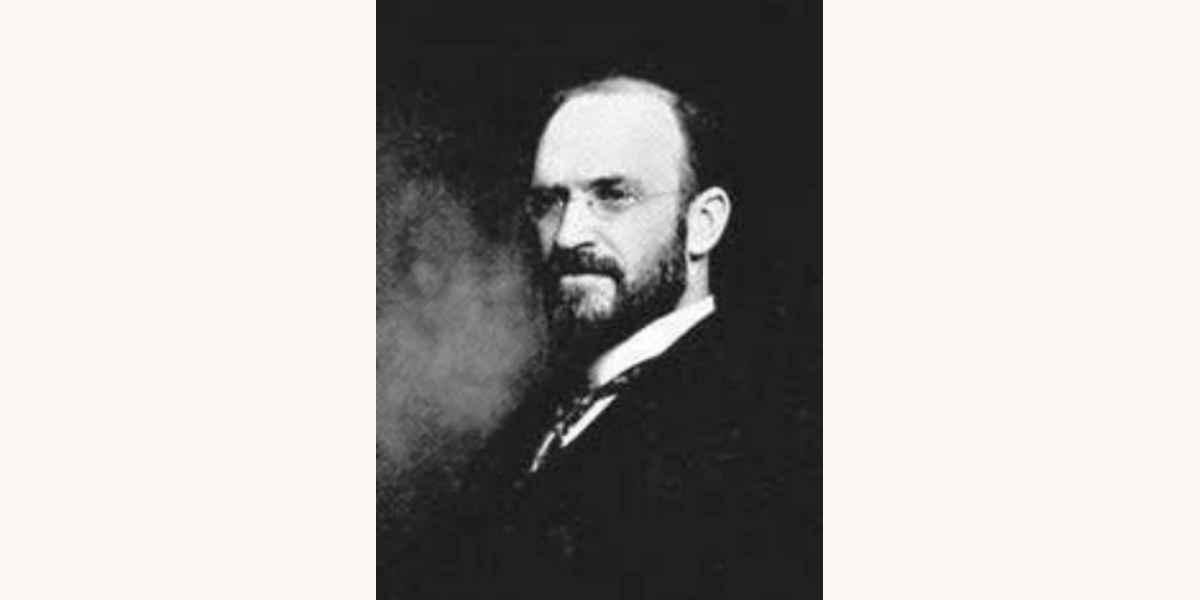
#> input picture emi-college/cdi-fonctionnement/build/media/melvil-dewey.jpg, 1200 x 600 px
$ python -i cinema-bg.py   (imports and definitions only)
#> lines starting #> are read from the running program, lines starting #| are printed output that depends on the picture
#> in plan, im is the input picture: PIL image 1200x600 RGB; mean R, G, B 180.7, 178.9, 175.7
# Fabrique les fonds « cinéma » : photo recadrée en 16:9, assombrie en dégradé du côté
# du texte, teintée, avec le titre en grand (Bebas Neue) et un surtitre (Inter).
# Usage : python3 bg.py  (lit plans.json, écrit media/*.jpg)
import json, sys
from PIL import Image, ImageDraw, ImageFont, ImageEnhance, ImageFilter

W, H = 1600, 900
FONTS = 'fonts'

def cover(im, w, h, fx=0.5, fy=0.5):
#> called with w = 1600, h = 900, fx = 0.5, fy = 0.5
    r = max(w / im.width, h / im.height)
#> r = 1.5
    im = im.resize((round(im.width * r), round(im.height * r)), Image.LANCZOS)
#> im: PIL image 1800x900 RGB
    x = round((im.width - w) * fx); y = round((im.height - h) * fy)
#> after `x = round((im.width - w) * fx)`: x = 100
#> after `y = round((im.height - h) * fy)`: y = 0
    return im.crop((x, y, x + w, y + h))
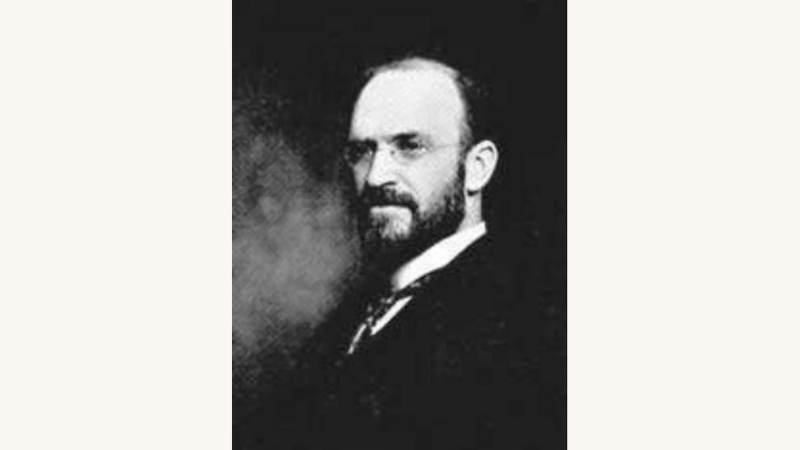
#> returned value: PIL image 1600x900 RGB (shown at 1/2 size); mean R, G, B 172.1, 170.3, 167.4

def hexrgb(h):
    return tuple(int(h[i:i + 2], 16) for i in (0, 2, 4))

def plan(src, out, title='', kicker='', accent='e67e22', side='left', fx=0.5, fy=0.5, dark=0.85, blur=0, gray=False):
    im = Image.open(src).convert('RGB')
    im = cover(im, W, H, fx, fy)
    if gray:
        im = ImageEnhance.Color(im).enhance(0.15)
    if blur:
        im = im.filter(ImageFilter.GaussianBlur(blur))
    im = ImageEnhance.Contrast(im).enhance(1.08)
#> im: PIL image 1600x900 RGB
    # dégradé sombre : opaque côté texte, transparent de l'autre
    night = Image.new('RGB', (W, H), (8, 12, 30))
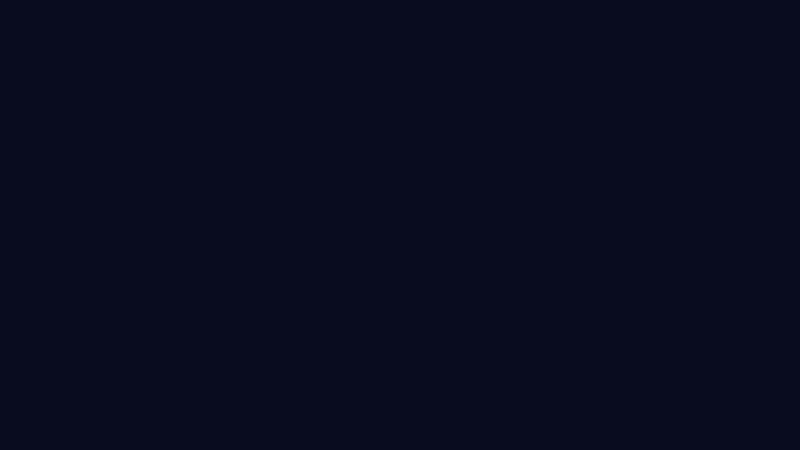
#> night: PIL image 1600x900 RGB (shown at 1/2 size); mean R, G, B 8, 12, 30
    mask = Image.new('L', (W, H))
#> mask: PIL image 1600x900 L; every value is 0
    md = ImageDraw.Draw(mask)
    for x in range(W):
        t = x / W if side == 'right' else 1 - x / W
        if side == 'full':
            t = 1
        a = max(0.0, min(1.0, (t - 0.15) / 0.55)) * dark
        md.line([(x, 0), (x, H)], fill=round(255 * (0.25 + 0.75 * a) if side != 'none' else 0))
    im = Image.composite(night, im, mask)
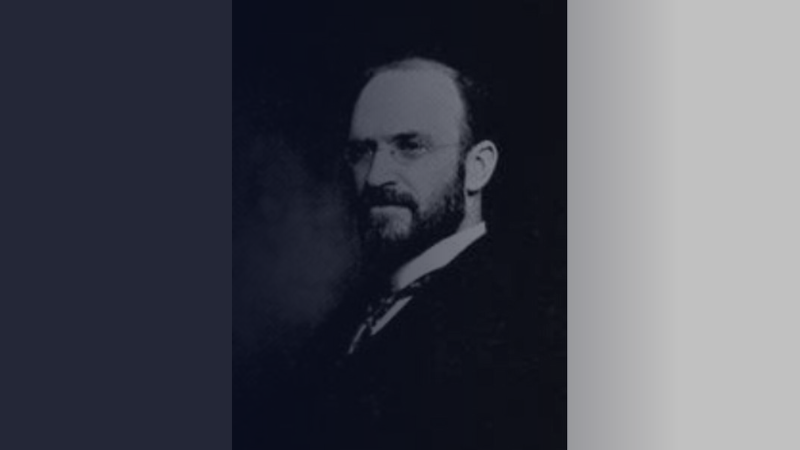
#> im: PIL image 1600x900 RGB (shown at 1/2 size); mean R, G, B 73.4, 75.4, 85.3
    # vignette bas
    vg = Image.new('L', (W, H))
    vd = ImageDraw.Draw(vg)
    for y in range(H):
        vd.line([(0, y), (W, y)], fill=round(140 * max(0, (y - H * 0.6) / (H * 0.4))))
    im = Image.composite(night, im, vg)
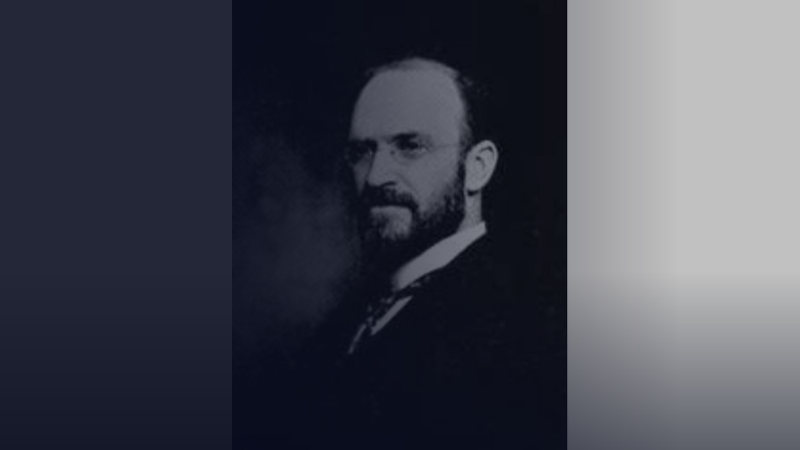
#> im: PIL image 1600x900 RGB (shown at 1/2 size); mean R, G, B 66.7, 68.9, 79.7
    d = ImageDraw.Draw(im)
    acc = hexrgb(accent)
    x0 = 80 if side != 'right' else W // 2 + 40
    if kicker:
        f = ImageFont.truetype(f'{FONTS}/Inter-ExtraBold.ttf', 30)
        d.rectangle([x0, 92, x0 + 70, 98], fill=acc)
        d.text((x0 + 88, 76), kicker.upper(), font=f, fill=acc)
    if title:
        size = 118
        f = ImageFont.truetype(f'{FONTS}/BebasNeue.ttf', size)
        maxw = W // 2 - 120 if side in ('left', 'right') else W - 160
        while d.textlength(title.split('\n')[0], font=f) > maxw and size > 60:
            size -= 4; f = ImageFont.truetype(f'{FONTS}/BebasNeue.ttf', size)
        d.multiline_text((x0, 120), title, font=f, fill=(255, 255, 255), spacing=0)
    im.save(out, quality=86, optimize=True, progressive=True)

# [4 lines not run here, left out]

>>> result = plan('../../emi-college/cdi-fonctionnement/build/media/melvil-dewey.jpg', 'out.png')
